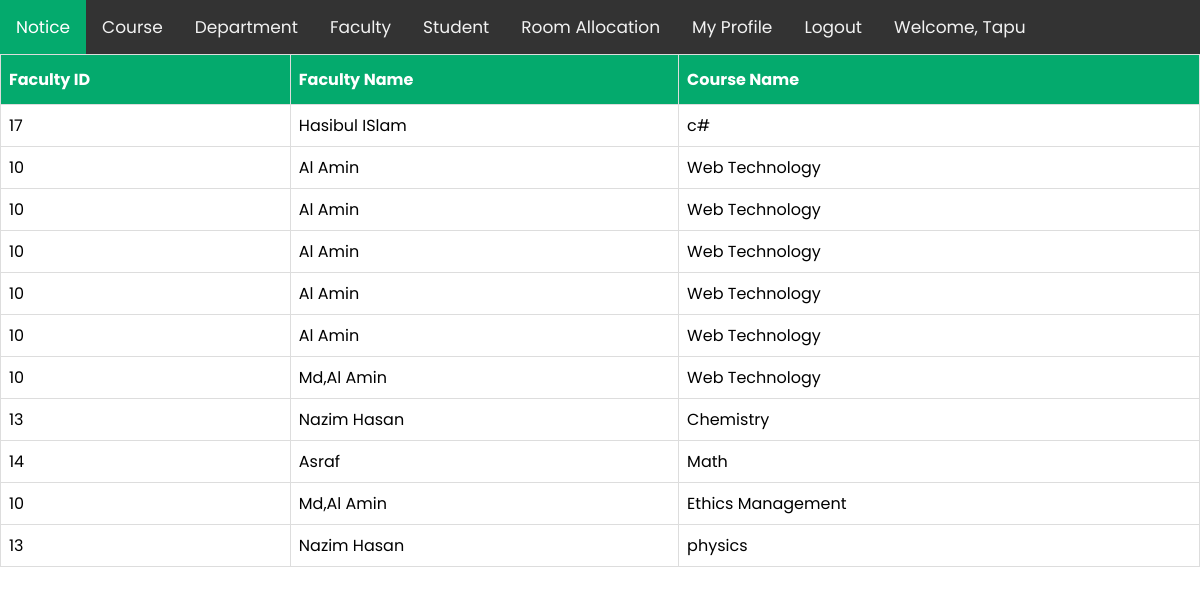
/views/Subject.php (signed in), run on the app's committed database.
### tables this page shows
CREATE TABLE `acourse` (
  `facultyId` varchar(20) NOT NULL,
  `facultyName` varchar(20) NOT NULL,
  `courseName` varchar(50) NOT NULL
);

### Models/db_config.php (called while the page is built, shortened)
<?php
        function getCourseInformation(){
            $con = mysqli_connect('localhost','root', '', 'webtech');
            $sql = 'select * from acourse';
            $result = mysqli_query($con,$sql);
            $ArrayF=array();
            while($row = mysqli_fetch_assoc($result)){
                $ArrayF[]=$row;
            }
            return $ArrayF;
        }
?>

### Controllers/AssignCourse.php (called while the page is built, shortened)
<?php
	require '../Models/db_config.php';
    function getCourse(){
		return getCourseInformation();
    }
?>

### Views/Subject.php (the view, shortened to what this page needs)
<?php
    include 'navbar.php';
    require_once '../Controllers/AssignCourse.php';
    $courses = getCourse();
?>
<table cellspacing="0" cellpadding="0" border="1" width="361px" height="86px">
         <tr align="center" >
             <th >Faculty ID</th>
             <th >Faculty Name</th>
             <th >Course Name</th>
             <?php
             echo "<tr align='center'>";
             foreach($courses as $course){
                echo "<tr>";
                echo "<td>".$course['facultyId']."</td>";
                echo "<td>".$course['facultyName']."</td>";
                echo "<td>".$course['courseName']."</td>";
                echo "</tr>";
                 }
             ?>
         </tr>
     </table>

### Views/navbar.php (style rules this page uses)
body { margin: 0; font-family: 'Poppins', sans-serif; }
table { font-family: 'Poppins', sans-serif; border-collapse: collapse; width: 100%; }
td, th { border: 1px solid #ddd; padding: 8px; }
th { padding-top: 12px; padding-bottom: 12px; text-align: left; background-color: #04AA6D; color: white; }

### data on the page
acourse: facultyId "17", facultyName "Hasibul ISlam", courseName "c#"
acourse: facultyId "10", facultyName "Al Amin", courseName "Web Technology"
acourse: facultyId "10", facultyName "Al Amin", courseName "Web Technology"
acourse: facultyId "10", facultyName "Al Amin", courseName "Web Technology"
acourse: facultyId "10", facultyName "Al Amin", courseName "Web Technology"
acourse: facultyId "10", facultyName "Al Amin", courseName "Web Technology"
acourse: facultyId "10", facultyName "Md,Al Amin", courseName "Web Technology"
acourse: facultyId "13", facultyName "Nazim Hasan", courseName "Chemistry"
acourse: facultyId "14", facultyName "Asraf", courseName "Math"
acourse: facultyId "10", facultyName "Md,Al Amin", courseName "Ethics Management"
acourse: facultyId "13", facultyName "Nazim Hasan", courseName "physics"
